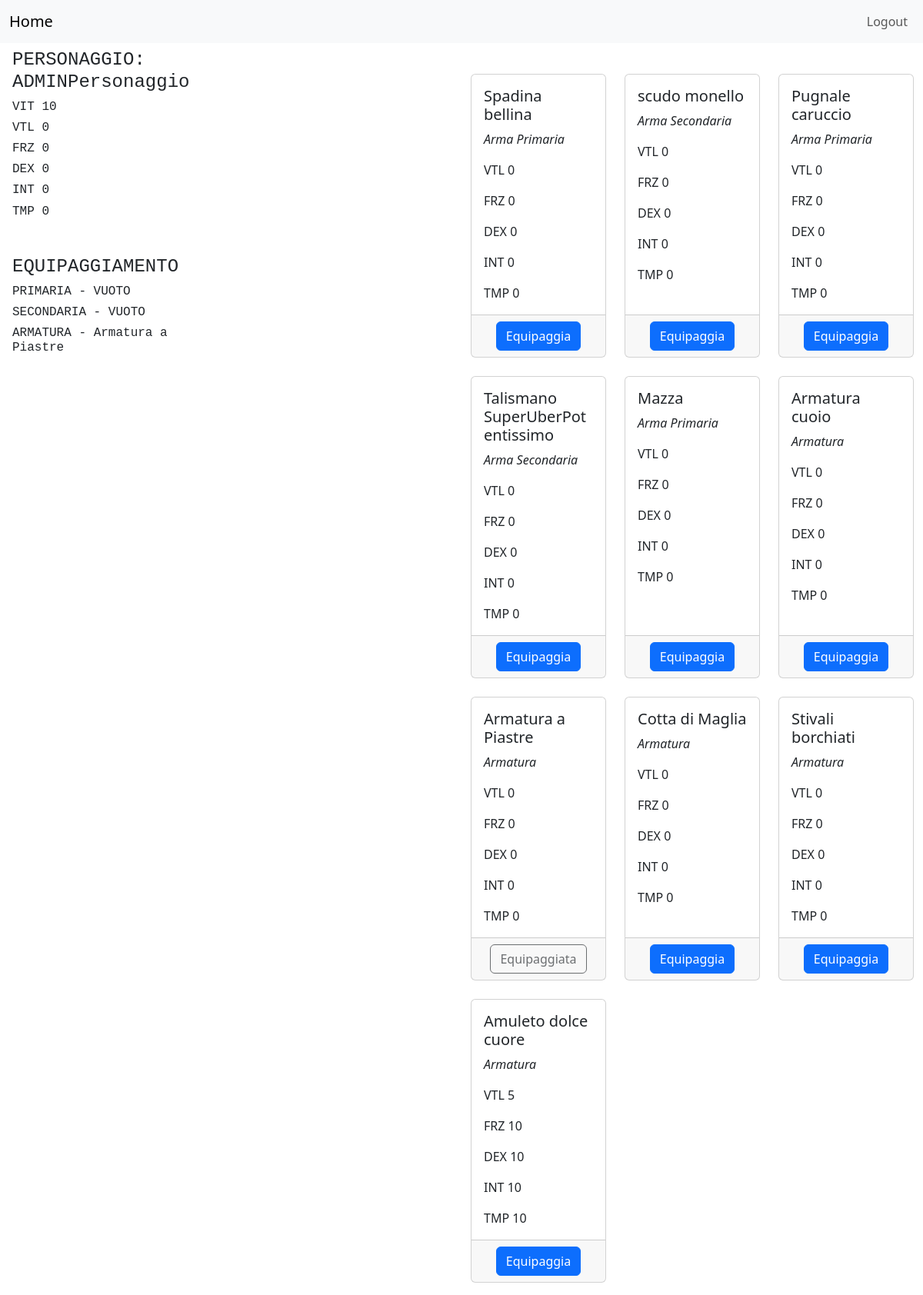
The page /inventario/ (signed in) on the database its author committed.
### account/models.py (models this page shows, shortened)
class Account(AbstractBaseUser):
	playerID = models.CharField(max_length=50, unique=True)
	date_joined = models.DateTimeField(verbose_name='date joined', auto_now_add=True)
	last_login = models.DateTimeField(verbose_name='last login', auto_now=True)
	is_admin = models.BooleanField(default=False)
	is_active = models.BooleanField(default=True)
	is_staff = models.BooleanField(default=False)
	is_superuser = models.BooleanField(default=False)
	personaggio = models.ForeignKey(Personaggio, on_delete=models.CASCADE, null=True)
	USERNAME_FIELD = "playerID"
	objects = MyAccountManager()

### struttureGioco/models.py (models this page shows, shortened)
class Personaggio(models.Model):
    nome = models.CharField(max_length=50, null=True)
    armaPrimaria = models.ForeignKey(Equipaggiamento, null=True, on_delete=models.CASCADE, blank=True, related_name='+')
    armaSecondaria = models.ForeignKey(Equipaggiamento, null=True, on_delete=models.CASCADE, blank=True,
                                       related_name='+')
    armatura = models.ForeignKey(Equipaggiamento, null=True, on_delete=models.CASCADE, blank=True, related_name='+')
    vita = models.IntegerField(default=10)
    vitalita = models.IntegerField(default=0)
    forza = models.IntegerField(default=0)
    destrezza = models.IntegerField(default=0)
    intelligenza = models.IntegerField(default=0)
    tempra = models.IntegerField(default=0)
    zaino = models.ManyToManyField(Equipaggiamento, through='Inventario')

class Equipaggiamento(models.Model):
    nome = models.CharField(max_length=50, unique=True)
    tipo = models.CharField(max_length=1, choices=TIPOEQUIPAGGIAMENTO, null=True)
    abilitato = models.BooleanField(default=True)
    boss = models.ForeignKey("Boss", on_delete=models.CASCADE, blank=True, null=True)
    vitalita = models.IntegerField(default=0)
    forza = models.IntegerField(default=0)
    destrezza = models.IntegerField(default=0)
    intelligenza = models.IntegerField(default=0)
    tempra = models.IntegerField(default=0)
    def __str__(self):
        return self.nome

### home/views.py (the view, shortened to what this page needs)
# urls.py: path('inventario/', inventarioView, name = "inventario"),
def inventarioView(request):
    user = request.user
    if user.personaggio.vitalita > 0:
        vitaEffettiva = user.personaggio.vita * user.personaggio.vitalita
    else:
        vitaEffettiva = user.personaggio.vita
    user.personaggio.save()
    if not user.is_authenticated:
        return redirect("login")
    zaino = user.personaggio.zaino.all()
    return render(request, "inventario.html", {'zaino': zaino, 'vitaEffettiva': vitaEffettiva})

### home/templates/inventario.html (shortened to what this page needs)
<!DOCTYPE html>
{% load bootstrap5 %}
{% bootstrap_css %}
<html lang="en">
<head>
    {% load static %}
    <link rel="stylesheet" href="{% static 'styles.css' %}">
</head>
<body>
<nav class="navbar navbar-expand fixed-top mb-5 bg-light navbar-light ">
    <div class="container-fluid">
        <a class="navbar-brand" href="{% url 'home' %}">Home</a>
        <div class="collapse navbar-collapse" id="navbarSupportedContent">
            <ul class="navbar-nav  mb-2 mb-lg-0">
                {% if request.user.is_authenticated %}
                <li class="nav-item">
                    <a class="nav-link" href="{% url 'logout' %}">Logout</a>
                </li>
                {% endif %}
            </ul>
        </div>
    </div>
</nav>
<div class="container-fluid">
    {% if request.user.is_authenticated %}
    <div class="row pt-5">
        <div class="col-lg-3 ms-1 fixed-top mt-5 pt-3 " id="stat">
            <h4 class="font-monospace">PERSONAGGIO: {{request.user.personaggio.nome }}</h4>
            <h6 class="font-monospace">VIT {{vitaEffettiva}}</h6>
            <h6 class="font-monospace">VTL {{request.user.personaggio.vitalita }}</h6>
            <h6 class="font-monospace">FRZ {{request.user.personaggio.forza }}</h6>
            <h6 class="font-monospace">DEX {{request.user.personaggio.destrezza }}</h6>
            <h6 class="font-monospace">INT {{request.user.personaggio.intelligenza }}</h6>
            <h6 class="font-monospace">TMP {{request.user.personaggio.tempra }}</h6>
            <h4 class="font-monospace mt-5">EQUIPAGGIAMENTO</h4>
            {% if request.user.personaggio.armaPrimaria is not None %}
            <h6 class="font-monospace">PRIMARIA - {{request.user.personaggio.armaPrimaria }}</h6>
            {% else %}
            <h6 class="font-monospace">PRIMARIA - VUOTO</h6>
            {% endif %}
            {% if request.user.personaggio.armaSecondaria is not None %}
            <h6 class="font-monospace">SECONDARIA - {{request.user.personaggio.armaSecondaria }}</h6>
            {% else %}
            <h6 class="font-monospace">SECONDARIA - VUOTO</h6>
            {% endif %}
            {% if request.user.personaggio.armatura is not None %}
            <h6 class="font-monospace">ARMATURA - {{request.user.personaggio.armatura }}</h6>
            {% else %}
            <h6 class="font-monospace">ARMATURA - VUOTO</h6>
            {% endif %}
        </div>
        <div class="col offset-md-6 mt-5 mb-3" id="inventario">
            <div class="row row-cols-sm-1 row-cols-lg-2 row-cols-xl-3 g-4">
                {% for item in zaino %}
                <div class="col">
                    <div class="card h-100">
                        <div class="card-body">
                            <h5 class="card-title">{{item.nome}}</h5>
                             {% if item.tipo == "P"%}
                                <p class="card-text fst-italic">Arma Primaria</p>
                            {% elif item.tipo == "S"%}
                                <p class="card-text fst-italic">Arma Secondaria</p>
                            {% else %}
                                <p class="card-text fst-italic">Armatura</p>
                            {% endif %}
                            <p class="card-text">VTL {{item.vitalita}}</p>
                            <p class="card-text">FRZ {{item.forza}}</p>
                            <p class="card-text">DEX {{item.destrezza}}</p>
                            <p class="card-text">INT {{item.intelligenza}}</p>
                            <p class="card-text">TMP {{item.tempra}}</p>
                        </div>
                        <div class="card-footer text-center">
                            {% if item != request.user.personaggio.armaPrimaria and item != request.user.personaggio.armaSecondaria and item != request.user.personaggio.armatura %}
                                <form method="post">
                                    <button type="submit" class=" btn btn-primary">Equipaggia</button>
                                </form>
                            {% else %}
                            {% bootstrap_button "Equipaggiata" button_class="disabled" %}
                            {% endif %}
                        </div>
                    </div>
                </div>
                {% endfor %}
            </div>
        </div>
    </div>
    {% endif %}
</div>
</body>
</html>

### home/static/styles.css (style rules this page uses)
.navbar-collapse { justify-content: flex-end; }

### rows shown on the page
Account: user.personaggio.nome "ADMINPersonaggio", user.personaggio.vitalita "0", user.personaggio.forza "0", user.personaggio.destrezza "0", user.personaggio.intelligenza "0", user.personaggio.tempra "0", user.personaggio.armatura "Armatura a Piastre"
Equipaggiamento: nome "Spadina bellina", tipo "Arma Primaria", vitalita "0", forza "0", destrezza "0", intelligenza "0", tempra "0"
Equipaggiamento: nome "scudo monello", tipo "Arma Secondaria", vitalita "0", forza "0", destrezza "0", intelligenza "0", tempra "0"
Equipaggiamento: nome "Pugnale caruccio", tipo "Arma Primaria", vitalita "0", forza "0", destrezza "0", intelligenza "0", tempra "0"
Equipaggiamento: nome "Talismano SuperUberPotentissimo", tipo "Arma Secondaria", vitalita "0", forza "0", destrezza "0", intelligenza "0", tempra "0"
Equipaggiamento: nome "Mazza", tipo "Arma Primaria", vitalita "0", forza "0", destrezza "0", intelligenza "0", tempra "0"
Equipaggiamento: nome "Armatura cuoio", tipo "Armatura", vitalita "0", forza "0", destrezza "0", intelligenza "0", tempra "0"
Equipaggiamento: nome "Armatura a Piastre", tipo "Armatura", vitalita "0", forza "0", destrezza "0", intelligenza "0", tempra "0", bootstrap_button "Equipaggiata"
Equipaggiamento: nome "Cotta di Maglia", tipo "Armatura", vitalita "0", forza "0", destrezza "0", intelligenza "0", tempra "0"
Equipaggiamento: nome "Stivali borchiati", tipo "Armatura", vitalita "0", forza "0", destrezza "0", intelligenza "0", tempra "0"
Equipaggiamento: nome "Amuleto dolce cuore", tipo "Armatura", vitalita "5", forza "10", destrezza "10", intelligenza "10", tempra "10"

### other values the page prints
{{ vitaEffettiva }} "10"
